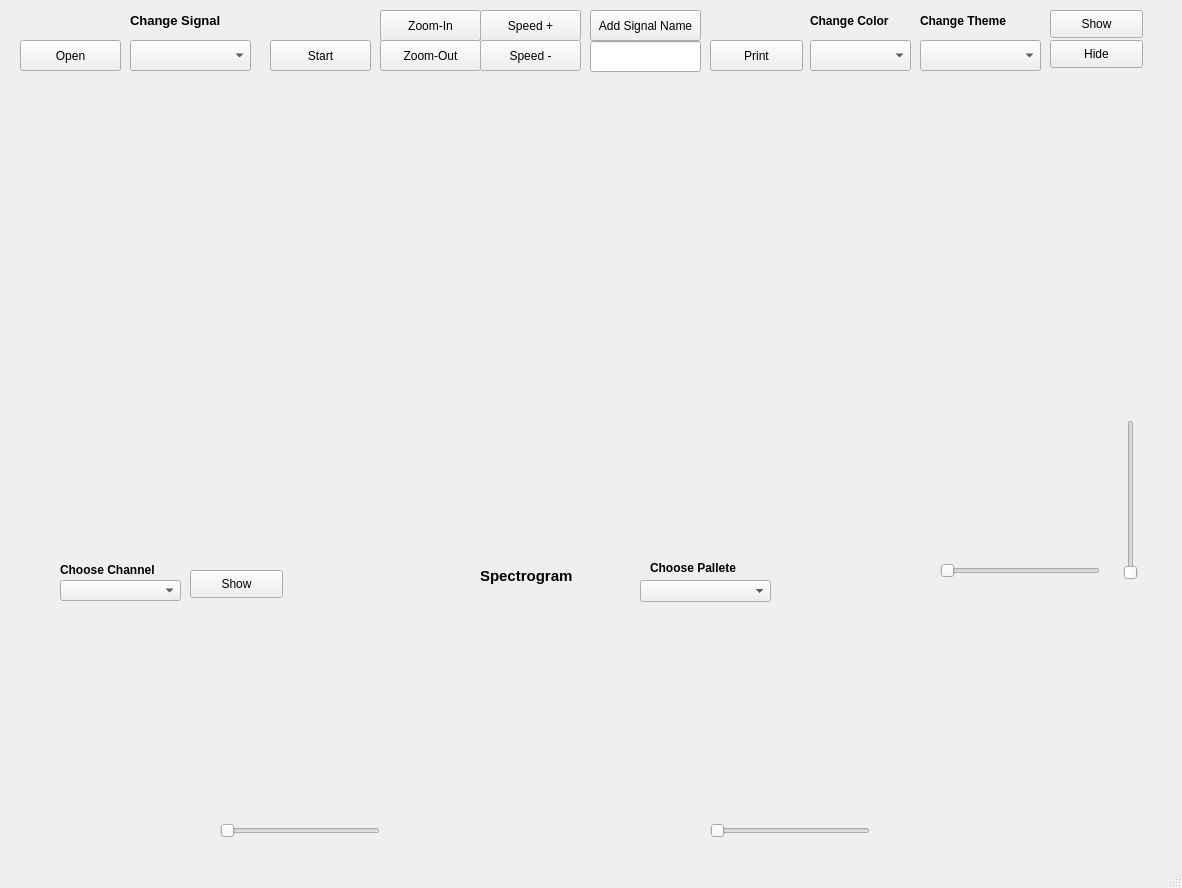
<?xml version="1.0" encoding="UTF-8"?>
<ui version="4.0">
 <class>MainWindow</class>
 <widget class="QMainWindow" name="MainWindow">
  <property name="geometry">
   <rect>
    <x>0</x>
    <y>0</y>
    <width>1182</width>
    <height>888</height>
   </rect>
  </property>
  <property name="windowTitle">
   <string>MainWindow</string>
  </property>
  <widget class="QWidget" name="centralwidget">
   <widget class="QWidget" name="verticalLayoutWidget">
    <property name="geometry">
     <rect>
      <x>20</x>
      <y>80</y>
      <width>1081</width>
      <height>151</height>
     </rect>
    </property>
    <layout class="QVBoxLayout" name="verticalLayout"/>
   </widget>
   <widget class="QPushButton" name="pushButton">
    <property name="geometry">
     <rect>
      <x>20</x>
      <y>40</y>
      <width>101</width>
      <height>31</height>
     </rect>
    </property>
    <property name="styleSheet">
     <string notr="true"/>
    </property>
    <property name="text">
     <string>Open</string>
    </property>
   </widget>
   <widget class="QPushButton" name="pushButton_2">
    <property name="geometry">
     <rect>
      <x>270</x>
      <y>40</y>
      <width>101</width>
      <height>31</height>
     </rect>
    </property>
    <property name="text">
     <string>Start</string>
    </property>
   </widget>
   <widget class="QPushButton" name="pushButton_4">
    <property name="geometry">
     <rect>
      <x>380</x>
      <y>10</y>
      <width>101</width>
      <height>31</height>
     </rect>
    </property>
    <property name="text">
     <string>Zoom-In</string>
    </property>
   </widget>
   <widget class="QPushButton" name="pushButton_5">
    <property name="geometry">
     <rect>
      <x>380</x>
      <y>40</y>
      <width>101</width>
      <height>31</height>
     </rect>
    </property>
    <property name="text">
     <string>Zoom-Out</string>
    </property>
   </widget>
   <widget class="QPushButton" name="pushButton_3">
    <property name="geometry">
     <rect>
      <x>590</x>
      <y>10</y>
      <width>111</width>
      <height>31</height>
     </rect>
    </property>
    <property name="text">
     <string>Add Signal Name</string>
    </property>
   </widget>
   <widget class="QPushButton" name="pushButton_6">
    <property name="geometry">
     <rect>
      <x>710</x>
      <y>40</y>
      <width>93</width>
      <height>31</height>
     </rect>
    </property>
    <property name="text">
     <string>Print</string>
    </property>
   </widget>
   <widget class="QPushButton" name="pushButton_19">
    <property name="geometry">
     <rect>
      <x>480</x>
      <y>10</y>
      <width>101</width>
      <height>31</height>
     </rect>
    </property>
    <property name="text">
     <string>Speed +</string>
    </property>
   </widget>
   <widget class="QPushButton" name="pushButton_20">
    <property name="geometry">
     <rect>
      <x>480</x>
      <y>40</y>
      <width>101</width>
      <height>31</height>
     </rect>
    </property>
    <property name="text">
     <string>Speed -</string>
    </property>
   </widget>
   <widget class="QComboBox" name="comboBox">
    <property name="geometry">
     <rect>
      <x>130</x>
      <y>40</y>
      <width>121</width>
      <height>31</height>
     </rect>
    </property>
   </widget>
   <widget class="QLineEdit" name="lineEdit">
    <property name="geometry">
     <rect>
      <x>590</x>
      <y>41</y>
      <width>111</width>
      <height>31</height>
     </rect>
    </property>
    <property name="font">
     <font>
      <pointsize>10</pointsize>
     </font>
    </property>
   </widget>
   <widget class="QWidget" name="verticalLayoutWidget_2">
    <property name="geometry">
     <rect>
      <x>20</x>
      <y>600</y>
      <width>1081</width>
      <height>201</height>
     </rect>
    </property>
    <layout class="QVBoxLayout" name="verticalLayout_2"/>
   </widget>
   <widget class="QSlider" name="horizontalSlider">
    <property name="geometry">
     <rect>
      <x>220</x>
      <y>820</y>
      <width>160</width>
      <height>22</height>
     </rect>
    </property>
    <property name="orientation">
     <enum>Qt::Horizontal</enum>
    </property>
   </widget>
   <widget class="QSlider" name="horizontalSlider_2">
    <property name="geometry">
     <rect>
      <x>710</x>
      <y>820</y>
      <width>160</width>
      <height>22</height>
     </rect>
    </property>
    <property name="orientation">
     <enum>Qt::Horizontal</enum>
    </property>
   </widget>
   <widget class="QComboBox" name="comboBox_2">
    <property name="geometry">
     <rect>
      <x>60</x>
      <y>580</y>
      <width>121</width>
      <height>21</height>
     </rect>
    </property>
   </widget>
   <widget class="QPushButton" name="pushButton_7">
    <property name="geometry">
     <rect>
      <x>190</x>
      <y>570</y>
      <width>93</width>
      <height>28</height>
     </rect>
    </property>
    <property name="text">
     <string>Show</string>
    </property>
   </widget>
   <widget class="QComboBox" name="comboBox_3">
    <property name="geometry">
     <rect>
      <x>810</x>
      <y>40</y>
      <width>101</width>
      <height>31</height>
     </rect>
    </property>
   </widget>
   <widget class="QLabel" name="label">
    <property name="geometry">
     <rect>
      <x>480</x>
      <y>560</y>
      <width>121</width>
      <height>31</height>
     </rect>
    </property>
    <property name="font">
     <font>
      <pointsize>11</pointsize>
      <weight>75</weight>
      <bold>true</bold>
     </font>
    </property>
    <property name="text">
     <string>Spectrogram</string>
    </property>
   </widget>
   <widget class="QLabel" name="label_2">
    <property name="geometry">
     <rect>
      <x>130</x>
      <y>10</y>
      <width>131</width>
      <height>21</height>
     </rect>
    </property>
    <property name="font">
     <font>
      <pointsize>10</pointsize>
      <weight>75</weight>
      <bold>true</bold>
     </font>
    </property>
    <property name="text">
     <string>Change Signal</string>
    </property>
   </widget>
   <widget class="QLabel" name="label_3">
    <property name="geometry">
     <rect>
      <x>810</x>
      <y>10</y>
      <width>101</width>
      <height>21</height>
     </rect>
    </property>
    <property name="font">
     <font>
      <pointsize>9</pointsize>
      <weight>75</weight>
      <bold>true</bold>
     </font>
    </property>
    <property name="text">
     <string>Change Color</string>
    </property>
   </widget>
   <widget class="QWidget" name="verticalLayoutWidget_3">
    <property name="geometry">
     <rect>
      <x>20</x>
      <y>240</y>
      <width>1081</width>
      <height>151</height>
     </rect>
    </property>
    <layout class="QVBoxLayout" name="verticalLayout_3"/>
   </widget>
   <widget class="QWidget" name="verticalLayoutWidget_4">
    <property name="geometry">
     <rect>
      <x>20</x>
      <y>400</y>
      <width>1081</width>
      <height>151</height>
     </rect>
    </property>
    <layout class="QVBoxLayout" name="verticalLayout_5"/>
   </widget>
   <widget class="QLabel" name="label_4">
    <property name="geometry">
     <rect>
      <x>920</x>
      <y>10</y>
      <width>131</width>
      <height>21</height>
     </rect>
    </property>
    <property name="font">
     <font>
      <pointsize>9</pointsize>
      <weight>75</weight>
      <bold>true</bold>
     </font>
    </property>
    <property name="text">
     <string>Change Theme</string>
    </property>
   </widget>
   <widget class="QComboBox" name="comboBox_4">
    <property name="geometry">
     <rect>
      <x>920</x>
      <y>40</y>
      <width>121</width>
      <height>31</height>
     </rect>
    </property>
   </widget>
   <widget class="QPushButton" name="pushButton_9">
    <property name="geometry">
     <rect>
      <x>1050</x>
      <y>10</y>
      <width>93</width>
      <height>28</height>
     </rect>
    </property>
    <property name="text">
     <string>Show</string>
    </property>
   </widget>
   <widget class="QPushButton" name="pushButton_10">
    <property name="geometry">
     <rect>
      <x>1050</x>
      <y>40</y>
      <width>93</width>
      <height>28</height>
     </rect>
    </property>
    <property name="text">
     <string>Hide</string>
    </property>
   </widget>
   <widget class="QComboBox" name="comboBox_5">
    <property name="geometry">
     <rect>
      <x>640</x>
      <y>580</y>
      <width>131</width>
      <height>22</height>
     </rect>
    </property>
   </widget>
   <widget class="QLabel" name="label_5">
    <property name="geometry">
     <rect>
      <x>60</x>
      <y>560</y>
      <width>121</width>
      <height>20</height>
     </rect>
    </property>
    <property name="font">
     <font>
      <pointsize>9</pointsize>
      <weight>75</weight>
      <bold>true</bold>
     </font>
    </property>
    <property name="text">
     <string>Choose Channel</string>
    </property>
   </widget>
   <widget class="QLabel" name="label_6">
    <property name="geometry">
     <rect>
      <x>650</x>
      <y>560</y>
      <width>121</width>
      <height>16</height>
     </rect>
    </property>
    <property name="font">
     <font>
      <pointsize>9</pointsize>
      <weight>75</weight>
      <bold>true</bold>
     </font>
    </property>
    <property name="text">
     <string>Choose Pallete</string>
    </property>
   </widget>
   <widget class="QSlider" name="horizontalSlider_3">
    <property name="geometry">
     <rect>
      <x>940</x>
      <y>560</y>
      <width>160</width>
      <height>22</height>
     </rect>
    </property>
    <property name="orientation">
     <enum>Qt::Horizontal</enum>
    </property>
   </widget>
   <widget class="QSlider" name="verticalSlider">
    <property name="geometry">
     <rect>
      <x>1120</x>
      <y>420</y>
      <width>22</width>
      <height>160</height>
     </rect>
    </property>
    <property name="orientation">
     <enum>Qt::Vertical</enum>
    </property>
   </widget>
  </widget>
  <widget class="QMenuBar" name="menubar">
   <property name="geometry">
    <rect>
     <x>0</x>
     <y>0</y>
     <width>1182</width>
     <height>26</height>
    </rect>
   </property>
  </widget>
  <widget class="QStatusBar" name="statusbar"/>
 </widget>
 <resources/>
 <connections/>
</ui>
